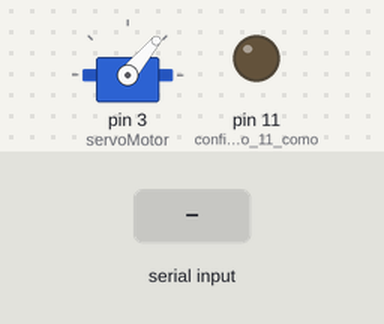
A sketch run on a simulated Arduino Uno, built with avr-gcc and run on an emulated ATmega328P. On the bench: servo, output pins drawn as LEDs (lit = HIGH). The test bench sets the inputs (shaded band).

Above: at 1.2 s.
1.3 s: "1" received over the second serial link
At 2.1 s:
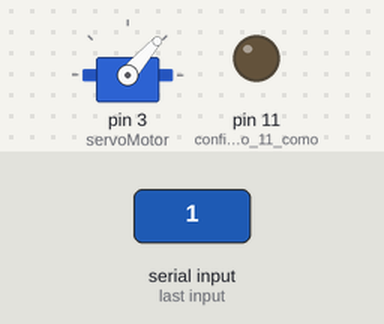
2.8 s: "0" received over the second serial link
At 3.3 s:
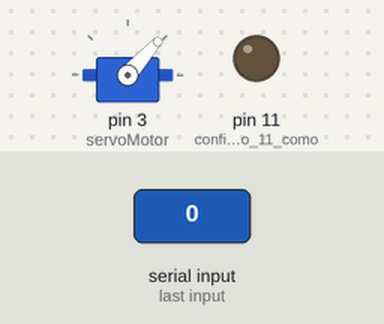
Timing chart, 0 to 5.8 s (numbered marks = the images above; inputs shaded):
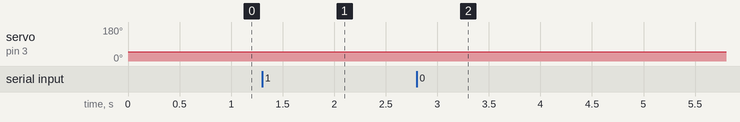

The sketch:

Controle_carro.ino
```cpp
#include <SoftwareSerial.h>
#include <Stepper.h>
#include <Servo.h>

Servo servoMotor;
int angulo = 50;
int bluetoothTx = 0;                          // configura a porta 0 do arduino para enviar dados ao adaptador bluetooth
int bluetoothRx = 1;                          // configura a porta 1 do arduino para receber dados do adaptador bluetooth
int select;                                   // variavel de controle recebida do adaptador
int power;                                    // intensidade dos motores
float aux;

SoftwareSerial bluetooth(bluetoothTx, bluetoothRx);

void setup()
{

    bluetooth.begin(9600);                    // Começa a comunicação Serial com adaptador bluetooth
    pinMode(11, OUTPUT);                      // configura o pino 11 como saida, esta porta é usada para o controle dos motores através de um PWM
    digitalWrite(11,LOW);                     // Inicia com o motor desligado!
    servoMotor.attach(3);                      // conecta o motor ao pino de controle
    servoMotor.write(angulo);


}

void loop()
{
  if(bluetooth.available())                  // Se receber algum dado do adaptador , atualize os valores dos motores e do servomotor
  {
    select=(int)bluetooth.read();
    if (select==192)                          // codigo para parar o carrinho
    {

      power=0;
      frente();

    }
    else if(select>192)
    {
      power=select-162;                     // codigo para o carrinho dar ré (não foi implementado neste projeto inicialmente)
    }
       else if(select<100)                  // valores menores do que 100 representao comando para o servomotor
    {
    angulo=select;
    virar();                                // atualiza o angulo do servo motor
    }
    else{
      aux=(float)(3.5*select-416);         // calculo para ajustar a potencia do motor
      power=(int)aux;
      frente();                           // atualiza a potencia do motor
    }
  }
}


void frente()                             // subrotina para atualizar o a potencia dos motores
{
     analogWrite (11,power);
}

  void virar()
  {
   servoMotor.write(angulo);               //subrotina para atualizar o angulo do motor
  }
```

Measured:
- after the input at 1.3 s, servo on pin 3 (servoMotor): 50° → 49° at once
- after the input at 2.8 s, servo on pin 3 (servoMotor): 49° → 48° at once
